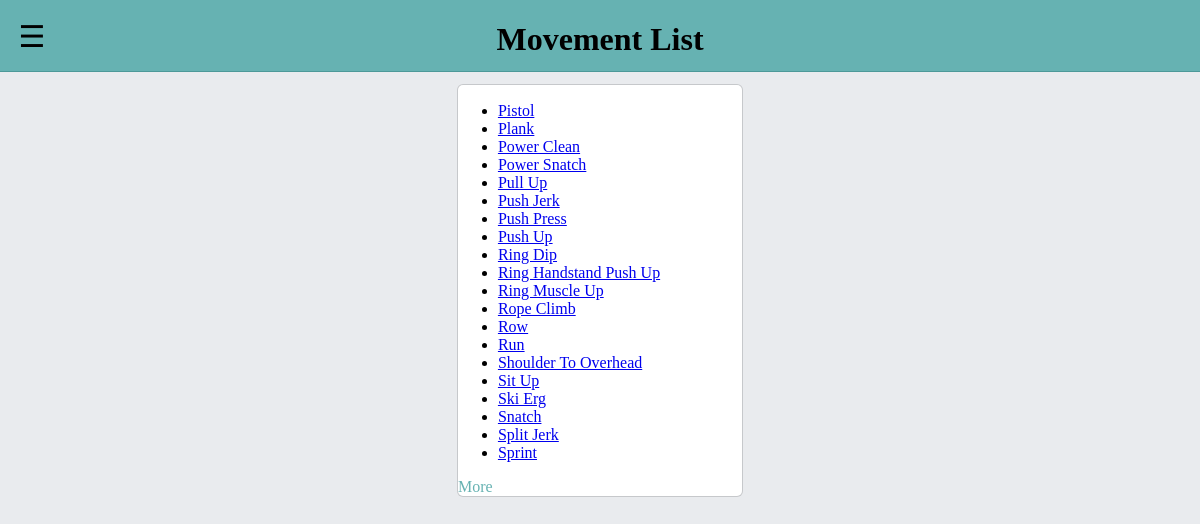
The page /metcons/movements/?page=3 on the database its author committed.
### metcons/models.py (models this page shows, shortened)
class Movement(models.Model):
	name = models.CharField(max_length=200)
	classification = models.ForeignKey(Classification, default=3, on_delete=models.CASCADE)
	class Meta:
		ordering = ['name']
	def get_absolute_url(self):
                return reverse('movement-detail', args=[str(self.id)])

### metcons/views.py (the view)
# urls.py: path('movements/', views.MovementListView.as_view(), name='movements'),
class MovementListView(generic.ListView):
    model = Movement
    paginate_by = 20

### metcons/templates/metcons/movement_list.html (shortened to what this page needs)
{% extends "base_generic.html" %}
{% block content %}
	<h1>Movement List</h1>
	{% if movement_list %}
		<div class="tabContentReplacement">
			<div class="listedWorkouts">
				<div class="workoutContent">
					<ul>
						<div class="infinite-container">
							{% for movement in movement_list %}
								<div class="infinite-item">
									<li>
										<a href="{{ movement.get_absolute_url }}">{{ movement.name }}</a>
									</li>
								</div>
							{% endfor %}
						</div>
					</ul>
					{% if page_obj.has_next %}
						<a class="infinite-more-link" href="?page={{ page_obj.next_page_number }}">More</a>
					{% endif %}
				</div>
			</div>
		</div>
	{% else %}
		<div class="center_stuff"><p>There are no movements in the database.</p></div>
	{% endif %}
{% endblock %}

### metcons/static/css/base_generic.css (style rules this page uses)
html { background-color: #e9ebee; overflow-y: scroll; }
h1 { text-align: center; left: 30%; top: 0; position: fixed; z-index: 9; width: 40%; }
.tabContentReplacement { border-top: none; left: 10%; top: 5px; position: relative; z-index: 1; width: 80%; margin-bottom: 50px; }
.workoutContent { background-color: white; border-radius: 5px; padding-top: 1px; padding-bottom: 0px; margin-top: 10px; margin-bottom: 10px; width: 100%; box-shadow: 0 0 0 1px rgba(0,0,0,.15); position: relative; }
.listedWorkouts { background-color: transparent; width: 30%; left: 35%; position: relative; border-radius: 5px; }
.infinite-more-link { color: #66b2b2; text-decoration: none; }

### rows shown on the page
Movement: name "Pistol"
Movement: name "Plank"
Movement: name "Power Clean"
Movement: name "Power Snatch"
Movement: name "Pull Up"
Movement: name "Push Jerk"
Movement: name "Push Press"
Movement: name "Push Up"
Movement: name "Ring Dip"
Movement: name "Ring Handstand Push Up"
Movement: name "Ring Muscle Up"
Movement: name "Rope Climb"
Movement: name "Row"
Movement: name "Run"
Movement: name "Shoulder To Overhead"
Movement: name "Sit Up"
Movement: name "Ski Erg"
Movement: name "Snatch"
Movement: name "Split Jerk"
Movement: name "Sprint"
